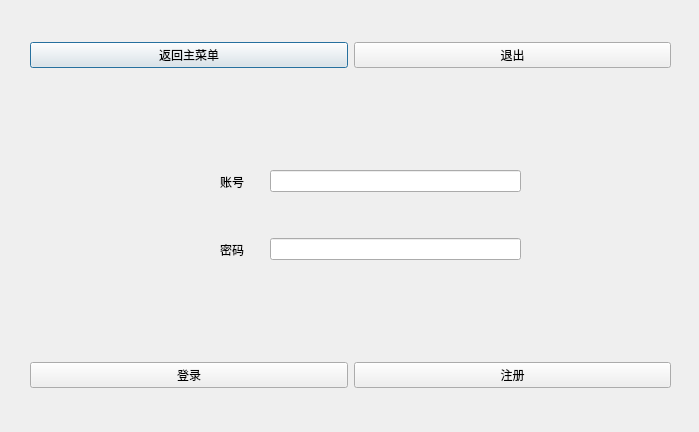
<?xml version="1.0" encoding="UTF-8"?>
<ui version="4.0">
 <class>fanlogin</class>
 <widget class="QDialog" name="fanlogin">
  <property name="geometry">
   <rect>
    <x>0</x>
    <y>0</y>
    <width>699</width>
    <height>432</height>
   </rect>
  </property>
  <property name="maximumSize">
   <size>
    <width>699</width>
    <height>432</height>
   </size>
  </property>
  <property name="windowTitle">
   <string>Dialog</string>
  </property>
  <widget class="QWidget" name="horizontalLayoutWidget">
   <property name="geometry">
    <rect>
     <x>30</x>
     <y>30</y>
     <width>641</width>
     <height>51</height>
    </rect>
   </property>
   <layout class="QHBoxLayout" name="horizontalLayout">
    <item>
     <widget class="QPushButton" name="pushButton_2">
      <property name="text">
       <string>返回主菜单</string>
      </property>
     </widget>
    </item>
    <item>
     <widget class="QPushButton" name="pushButton">
      <property name="text">
       <string>退出</string>
      </property>
     </widget>
    </item>
   </layout>
  </widget>
  <widget class="QWidget" name="horizontalLayoutWidget_2">
   <property name="geometry">
    <rect>
     <x>30</x>
     <y>350</y>
     <width>641</width>
     <height>51</height>
    </rect>
   </property>
   <layout class="QHBoxLayout" name="horizontalLayout_2">
    <item>
     <widget class="QPushButton" name="pushButton_3">
      <property name="text">
       <string>登录</string>
      </property>
     </widget>
    </item>
    <item>
     <widget class="QPushButton" name="pushButton_4">
      <property name="text">
       <string>注册</string>
      </property>
     </widget>
    </item>
   </layout>
  </widget>
  <widget class="QWidget" name="verticalLayoutWidget">
   <property name="geometry">
    <rect>
     <x>270</x>
     <y>130</y>
     <width>251</width>
     <height>171</height>
    </rect>
   </property>
   <layout class="QVBoxLayout" name="verticalLayout">
    <item>
     <widget class="QLineEdit" name="lineEdit"/>
    </item>
    <item>
     <widget class="QLineEdit" name="lineEdit_2"/>
    </item>
   </layout>
  </widget>
  <widget class="QWidget" name="verticalLayoutWidget_2">
   <property name="geometry">
    <rect>
     <x>220</x>
     <y>150</y>
     <width>41</width>
     <height>131</height>
    </rect>
   </property>
   <layout class="QVBoxLayout" name="verticalLayout_2">
    <item>
     <widget class="QLabel" name="label">
      <property name="text">
       <string>账号</string>
      </property>
     </widget>
    </item>
    <item>
     <widget class="QLabel" name="label_2">
      <property name="text">
       <string>密码</string>
      </property>
     </widget>
    </item>
   </layout>
  </widget>
 </widget>
 <resources/>
 <connections/>
</ui>
